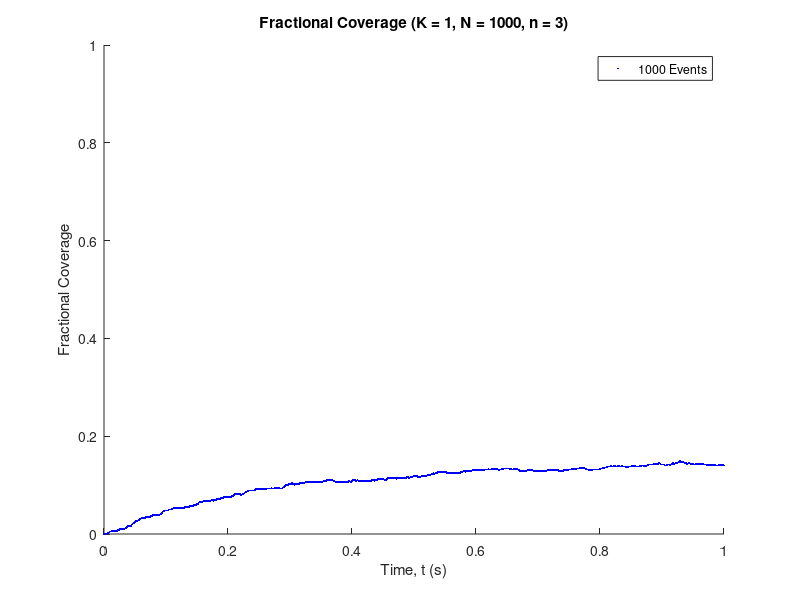

MATLAB code to generate this figure:
clear all;
close all;

% This code will bind and unbind proteins to a DNA lattice without any
% cooperativity. No Scatchard plot will be produced but the fractional
% coverage of the DNA over time can be plotted.

N = 1000;    %length of DNA lattice
n = 3;      %protein length
k_on = 1;   %kinetic rate constant for binding
k_off = 1;  %kinetic rate constant for unbinding
L = 0.5;    %concentration of free proteins

dt = 0.001; %time step between loops
K = k_on/k_off; %calculates equilibrium constant

Iterations = 1000;  %how many binding/unbinding loops to run
currentBound = zeros(1,N);  %allocate memory for currentBound array
xAB = 0; %initially an empty lattice
t(1) = 0;
ProteinCount(1) = xAB;
FracCover(1) = xAB/N;

DNA = zeros(1,N);   %array to model DNA lattice

BindCounter = 0;    %counts how many binding events occur
UnbindCounter = 0;   %counts how many unbinding events occur

for a = 1:Iterations   %loops binding and unbinding runs multiple times
    for j = randperm(N-(n-1))   %for loop checks each location on DNA in random order
        if DNA(j:j+(n-1)) == 0  %checks availiability at location
            if rand <= k_on*L*dt    %checks probability based on kinetics
                DNA(j:j+(n-1)) = 1; %space matches all requirements so protein binds
                BindHist(BindCounter+1) = j;  %array to record history of all past binding locations
                BindCounter = BindCounter+1;    %increases counter of total binding events
                currentBound(j) = 1;    %shows which positions a protein is bound to currently
                xAB = xAB+1;
            end
        end
    end
    for m = find(currentBound == 1) %picks each location where a protein is currently bound
        if rand <= k_off*dt    %checks probability based on kinetics
            DNA(m:m+(n-1)) = 0; %unbinds protein from location
            UnbindHist(UnbindCounter+1) = m;    %stores location in history of all past unbinding events
            UnbindCounter = UnbindCounter+1;    %increases counter of total unbinding events
            currentBound(m) = 0;    %shows no more protein bound to that location
            xAB = xAB-1;
        end
    end
    t(a+1) = t(a)+dt;
    ProteinCount(a+1) = sum(DNA)/n;
    FracCover(a+1) = xAB/N;
end

figure();
scatter(t,FracCover,2,'b','filled');    %plots fractional coverage over time
hold on;
xlabel('Time, t (s)');
xlim([0 max(t)]);
ylabel('Fractional Coverage');
ylim([0 1]);
title(['Fractional Coverage (K = ' num2str(K) ', N = ' num2str(N) ', n = ' num2str(n) ')']);
legend([ num2str(Iterations) ' Events']);